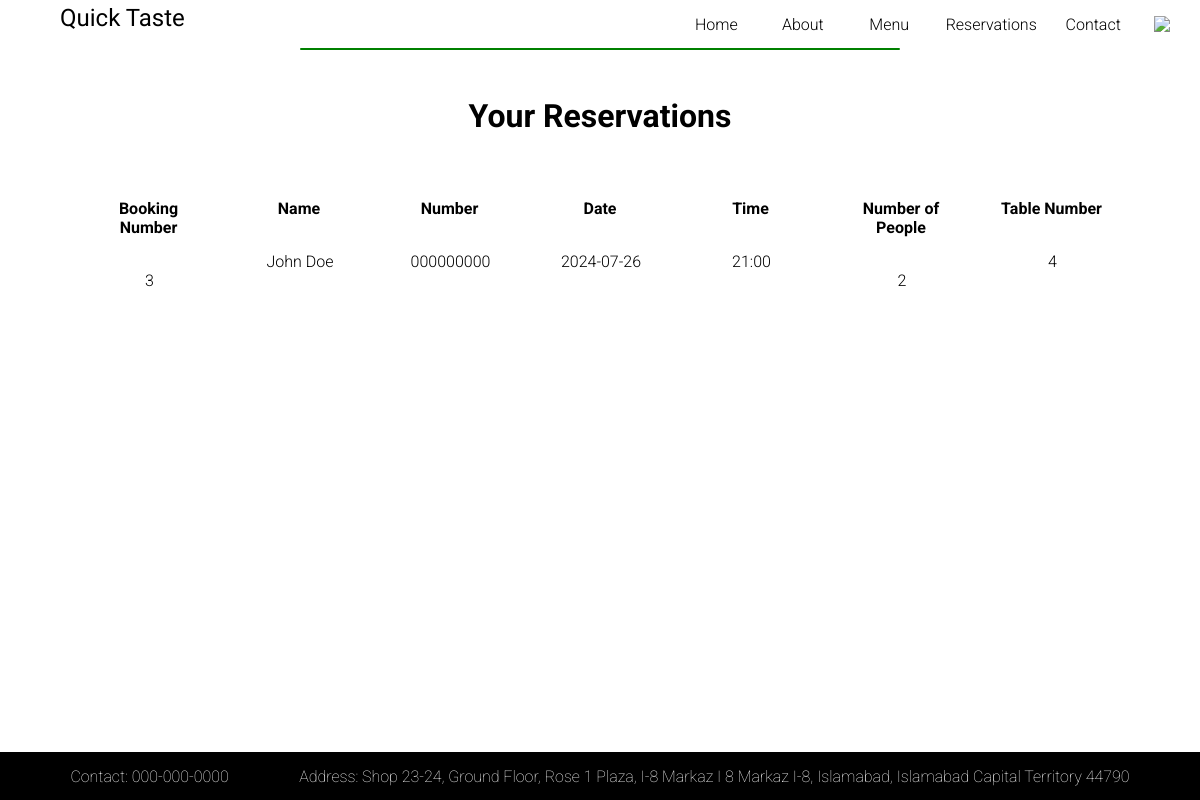
Screenshot of /bookings with the database file from the repository.
### main/models.py (models this page shows)
class Reservations(models.Model):
    id = models.AutoField(primary_key=True)
    name = models.CharField(max_length=150, null=False)
    number = models.CharField(max_length=14, null=False)
    date = models.CharField(max_length=100, null=False)
    time = models.CharField(null=False, max_length=100)
    number_of_people = models.IntegerField(null=False)
    table_number = models.IntegerField(null=False)

### main/views.py (the view)
# urls.py: path('bookings', views.bookings, name="Bookings"),
def bookings(request):
    if request.method == "GET":
        reservation_all = Reservations.objects.all()
        context = {
            'Booking Number' : [],
            'Name' : [],
            'Number' : [],
            'Date' : [],
            'Time' : [],
            'Number of People' : [],
            'Table Number' : [],
        }
        for i in reservation_all:
            print(i.id)
            context['Booking Number'].append(i.id)
            print(i.name)
            context['Name'].append(i.name)
            print(i.number)
            context['Number'].append(i.number)
            print(i.date)
            context['Date'].append(i.date)
            print(i.time)
            context['Time'].append(i.time)
            print(i.number_of_people)
            context['Number of People'].append(i.number_of_people)
            print(i.table_number)
            context['Table Number'].append(i.table_number)
        if len(context['Booking Number']) == 0:
            context = None
        return render(request, 'bookings.html', context = {'data' : context})
    return render(request, 'bookings.html')

### templates/bookings.html (shortened to what this page needs)
{% load static %}
<!DOCTYPE html>
<html lang="en">
<head>
    <link rel="stylesheet" href="{% static 'css/bookings.css' %}">
</head>
<body>
    <div id="landing_header">
        <a href='#'><h2 id="landing_header_left">
            Quick Taste
        </h2></a>
        <div id="landing_header_right">
            <a href="/">Home</a>
            <a href="/about">About</a>
            <a href="/menu/burgers">Menu</a>
            <a href="/reservations">Reservations</a>
            <a href="/contact">Contact</a>
            <button id="hidden_menu_button"><img id="hidden_menu" src="https://static.thenounproject.com/png/356889-200.png" /></button>
        </div>
    </div>
    <div id="divider_container"><div id="divider"></div></div>
    {% if data %}
    <div id="bookings_container">
        <h1>Your Reservations</h1>
        <div id="bookings_detail_div">
            {% for item, detail in data.items %}
                <table>
                    <tr>
                        <th>{{item}}</th>
                    </tr>
                    <tr>
                        {% for i in detail %}
                        <td>{{i}}</td>
                        {% endfor %}
                    </tr>
                </table>
            {% endfor %}
        </div>
    </div>
    {% else %}
    <h1>You have no reservations</h1>
    {% endif %}
    <div id="footer">
        <h2>Contact: 000-000-0000</h2>
        <h2>Address: Shop 23-24, Ground Floor, Rose 1 Plaza, I-8 Markaz I 8 Markaz I-8, Islamabad, Islamabad Capital Territory 44790</h2>
    </div>
</body>
</html>

### static/css/bookings.css (style rules this page uses)
body { margin: 0; padding: 0; font-family: "Roboto", sans-serif; font-weight: 300; font-style: normal; }
#landing_header { position: relative; max-width: 100vw; height: 6vh; display: flex; align-items: center; }
#landing_header a { text-decoration: none; }
#landing_header_left { position: relative; width: 50vw; height: 5vh; padding-left: 5vw; color: black; font-family: "Playwrite GB S", cursive; font-optical-sizing: auto; font-weight: 100; font-style: normal; align-items: center; }
#landing_header_right { position: relative; height: 6vh; width: 50vw; display: flex; justify-content: space-evenly; align-items: center; }
#landing_header_right a { position: relative; display: grid; color: black; text-decoration: none; height:6vh; align-items: center; justify-content: center; min-width: 5vw; }
#divider_container { position: relative; height: 2vh; max-width: 100vw; display: flex; justify-content: center; }
#divider { position: relative; width: 50vw; height: 0.25vh; background-color: green; border-radius: 5vh; }
#bookings_container { position: relative; display: grid; justify-content: center; align-items: center; max-width: 100vw; height: 86vh; }
#bookings_container h1 { position: relative; text-align: center; }
#bookings_detail_div { position: relative; display: flex; justify-content: space-evenly; align-items:start; width: 90vw; height: 70vh; }
#bookings_detail_div tr { position: relative; display: grid; width: 10vw; align-items: center; justify-content: space-evenly; margin-top: 2vh; }
#bookings_detail_div td { position: relative; display: grid; width: 10vw; align-items: center; justify-content: space-evenly; margin-top: 2vh; }
#footer { position: absolute; bottom: 0vh; width: 100vw; height: 6vh; background-color: black; display: flex; justify-content: space-evenly; align-items: center; }
#footer h2 { color: white; font-family: "Roboto", sans-serif; font-weight: 100; font-style: normal; font-size: 2vh; }
#hidden_menu { position: relative; max-width: 2vw; }
#hidden_menu_button { position: relative; display: grid; background-color: transparent; border: none; max-width: 2vw; align-items: center; justify-content: center; }

### rows the page displays
Reservations: detail "John Doe" "000000000" "2024-07-26" "21:00"

### other values shown
{{ item }} "Booking Number" "Name" "Number" "Date" "Time" "Number of People" "Table Number"
{{ i }} "3" "2" "4"
